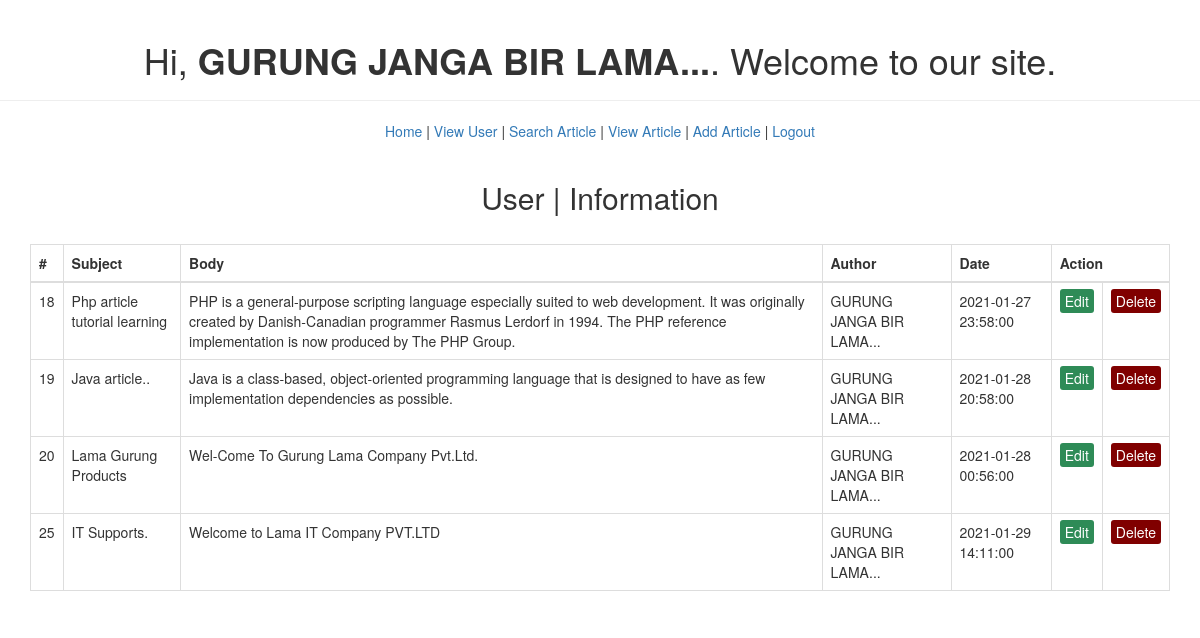
Screenshot of /read.php (signed in) with the database file from the repository.
### tables this page shows
CREATE TABLE `articles` (
  `id` int(11) NOT NULL,
  `subject` varchar(129) NOT NULL,
  `body` longtext NOT NULL,
  `author` int(11) NOT NULL,
  `modified` timestamp NULL DEFAULT NULL
);

CREATE TABLE `users` (
  `id` int(9) NOT NULL,
  `userID` varchar(30) NOT NULL,
  `password` varchar(255) NOT NULL,
  `name` char(30) NOT NULL
);

### read.php (the view, shortened to what this page needs)
<?php
require_once("include/connect.php");
?>
<!DOCTYPE html>
<html>
<head>
        <link rel="stylesheet" type="text/css" href="style.css">
        <link rel="stylesheet" href="https://maxcdn.bootstrapcdn.com/bootstrap/3.3.7/css/bootstrap.css">
        <link rel="stylesheet" href="https://maxcdn.bootstrapcdn.com/bootstrap/3.4.1/css/bootstrap.min.css">
</head>
<body>
<div class="page-header">
  <h1>Hi, <b><?php echo htmlspecialchars($_SESSION["authName"]); ?></b>. Welcome to our site.</h1>
    </div>
    <a href='index.php'>Home</a> | <a href='user_view.php'>View User</a> | <a href='artical_search.php'>Search Article</a> | <a href='read.php'>View Article</a> | <a href='add_article.php'>Add Article</a> | <a href='logout.php'>Logout</a>
<br/><br/>
<div class="container">
    <h2>User | Information</h2>
    <table class="table table-bordered">
    <thead>
    <tr>
    <th>#</th>
    <th>Subject</th>
    <th>Body</th>
    <th>Author</th>
    <th>Date</th>
    <th colspan="2">Action</th>
    </tr>
    </thead>
    <?php
$query = "SELECT articles.*, users.name FROM articles
INNER JOIN users ON articles.author = users.id WHERE articles.author = '".$_SESSION['authId']."'";
if($stmt=$dbc->prepare($query)){
    $stmt->execute();
    $result=$stmt->get_result();
    while($row=$result->fetch_object()){
    ?>
        <tr>
        <td><?php echo $row->id ?></td>
        <td><?php echo $row->subject; ?></td>
        <td><?php echo $row->body; ?></td>
        <td><?php echo $row->name; ?></td>
        <td><?php echo $row->modified; ?></td>
        <td><a href="article_edit.php?id=<?php echo $row->id ?>" class="edit_btn">Edit</a></u></td>
		<td><a href="deletearticals.php?id=<?php echo $row->id ?>" class="del_btn" onclick="return confirm('Are you sure?')">Delete</a></td>
         </tr>
        <?php }
        }
        ?>
        </table>
        </div>
</body>
</html>

### style.css (style rules this page uses)
body { font-size: 19px; }
table { width: 50%; margin: 30px auto; border-collapse: collapse; text-align: left; }
tr { border-bottom: 1px solid #cbcbcb; }
th, td { border: none; height: 30px; padding: 2px; }
.edit_btn { text-decoration: none; padding: 2px 5px; background: #2E8B57; color: white; border-radius: 3px; }
.del_btn { text-decoration: none; padding: 2px 5px; color: white; border-radius: 3px; background: #800000; }

### read.php (style rules this page uses)
body { font: 14px sans-serif; text-align: center; }

### rows the page displays
articles: id "18", subject "Php article tutorial learning", body "PHP is a general-purpose scripting language especially suited to web development. It was originally created by Danish-Canadian programmer Rasmus Lerdorf in 1994. The PHP reference implementation is now produced by The PHP Group.", users.name "GURUNG JANGA BIR LAMA...", modified "2021-01-27 23:58:00"
articles: id "19", subject "Java article..", body "Java is a class-based, object-oriented programming language that is designed to have as few implementation dependencies as possible.", users.name "GURUNG JANGA BIR LAMA...", modified "2021-01-28 20:58:00"
articles: id "20", subject "Lama Gurung Products", body "Wel-Come To Gurung Lama Company Pvt.Ltd.", users.name "GURUNG JANGA BIR LAMA...", modified "2021-01-28 00:56:00"
articles: id "25", subject "IT Supports.", body "Welcome to Lama IT Company PVT.LTD", users.name "GURUNG JANGA BIR LAMA...", modified "2021-01-29 14:11:00"

### other values shown
$_SESSION["authName"] "GURUNG JANGA BIR LAMA..."
